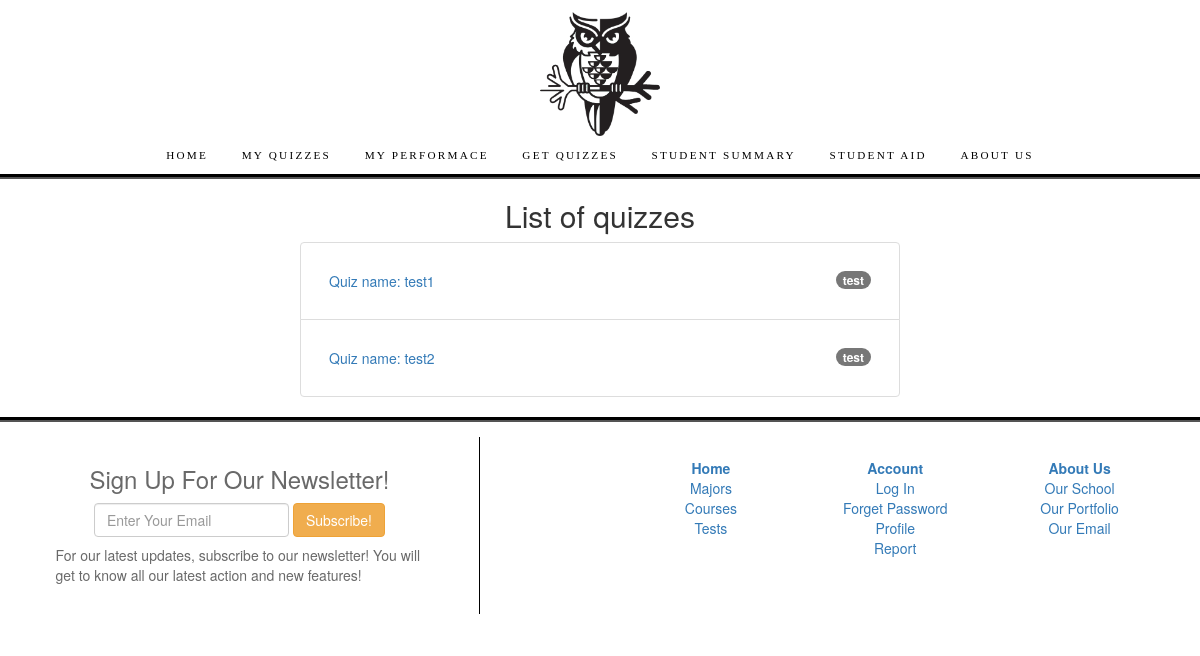
Page /quiz/myquizzes/ (signed in) on the committed database.
### quiz/models.py (models this page shows)
class Quiz(models.Model):
    quiz_name = models.CharField(max_length=50,  verbose_name = ("Quiz name"))
    description = models.CharField(max_length=500 , null = True)
    topic = models.ForeignKey(Subject,on_delete=models.SET_NULL, null = True)
    date_created = models.DateField(auto_now = True)
    pass_mark = models.SmallIntegerField( blank=True, null=True, verbose_name = ("Pass mark"), validators = [MaxValueValidator(100)]) # validates the maximum mark set
    class Meta:
        pass
    def __str__(self):
        return f'{self.quiz_name}'
    def get_absolute_url(self):
        return reverse("quiz-detail", args=[str(self.id)])

class Subject(models.Model):
    subject_name = models.CharField(max_length=50)
    class meta:
        ordering = ['subject_name']
    def __str__(self):
        return self.subject_name

### quiz/views.py (the view)
# urls.py: path('myquizzes/', views.StudentQuizListView.as_view(), name = "quiz-list"),
class StudentQuizListView(LoginRequiredMixin, generic.ListView):
    context_object_name = 'quiz_list'
    model = Student
    template_name ='quiz_list.html'
    def get_queryset(self, **kwargs):
        student = self.request.user.student
        queryset = student.assigned_quizzes.all()
        return queryset
    def get_context_data(self, **kwargs):
        context = super(StudentQuizListView, self).get_context_data(**kwargs)
        context["quizzes"] = Student.assigned_quizzes
        return context

### quiz/templates/quiz/quiz_list.html
{% extends 'base.html' %}
{%block content%}
{% if quiz_list%}
<h2 class="text-center">List of quizzes</h2>
<ul class="list-group "  style ="margin-left:auto; margin-right: auto; width: 50%; ">
    {% for quiz in quiz_list%}
        <li class= "list-group-item" style = "padding: 2em;"><a href ="{{quiz.get_absolute_url}}">Quiz name: {{quiz}}</a><span class="badge">{{quiz.topic}}</span></span></li>
    {% endfor %}
</ul>
{% else %}
<p>There are no more books in the library</p>
{% endif %}
{%endblock content%}

### quiz/static/css/nav.css (style rules this page uses)
body { margin:0px; }

### rows in the picture
Quiz: quiz_name "test1", topic "test"
Quiz: quiz_name "test2", topic "test"
